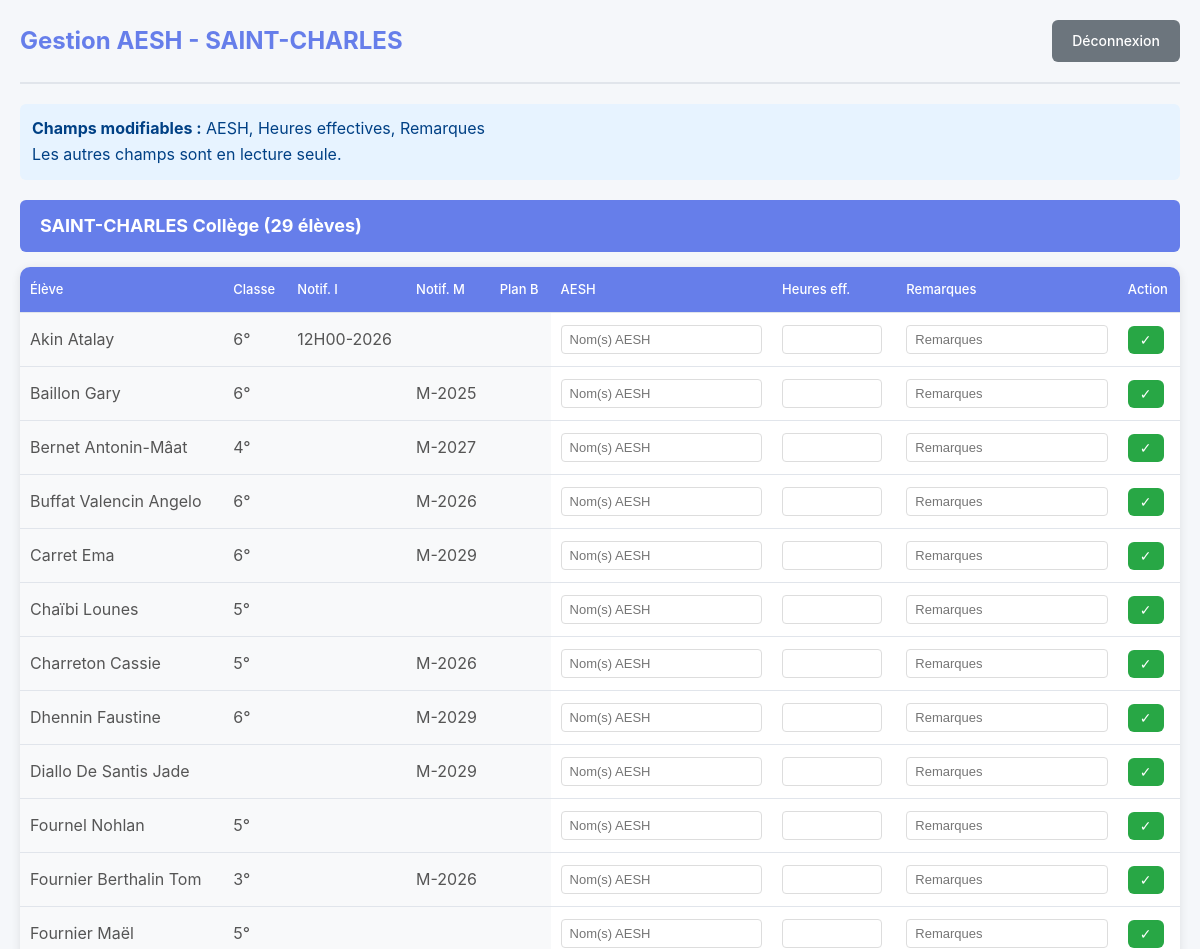
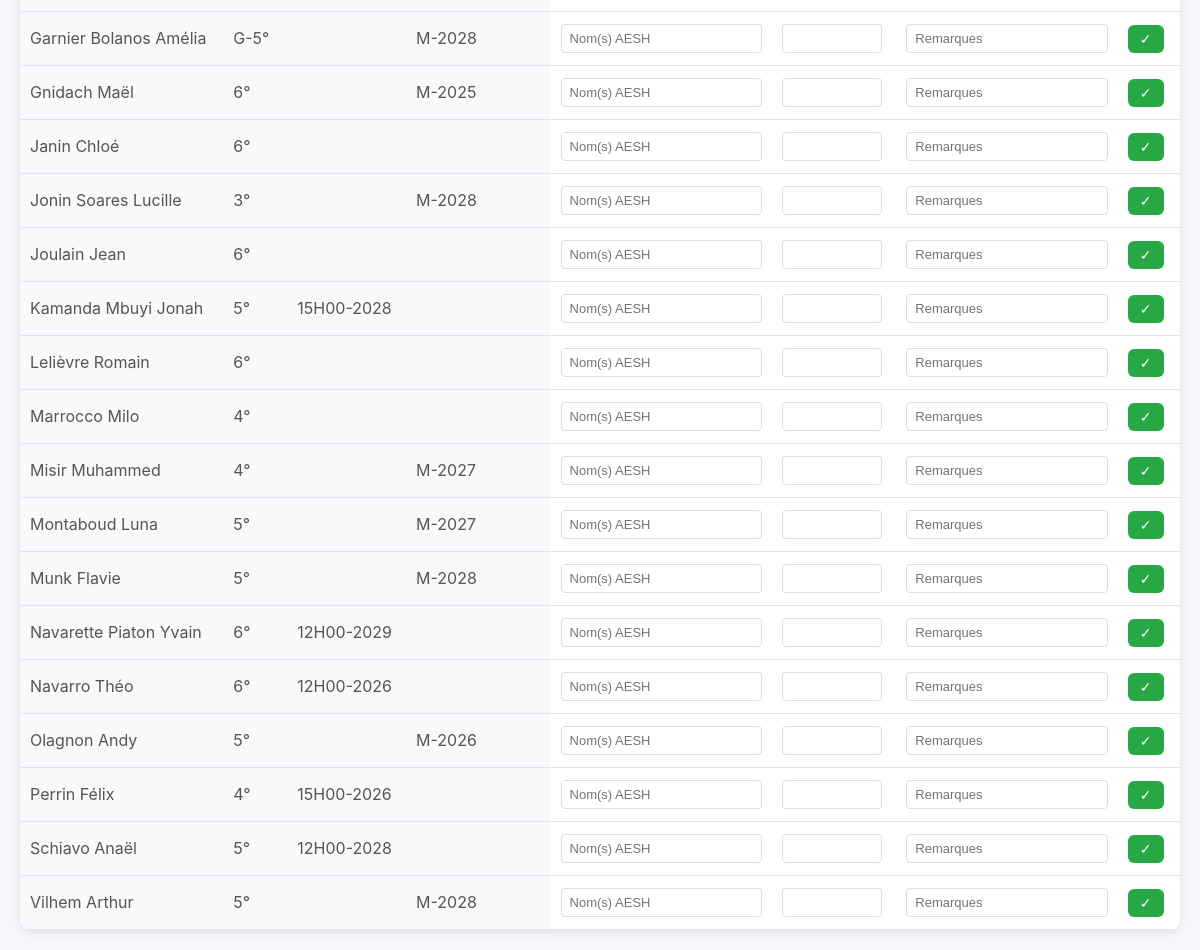
The page /etablissement.php (signed in) on the database its author committed (2 pictures, top to bottom).
### tables this page shows
CREATE TABLE eleves (
    id INT AUTO_INCREMENT PRIMARY KEY,
    nom_prenom VARCHAR(200) NOT NULL,
    etablissement_id INT NOT NULL,
    classe VARCHAR(100),
    notif_i VARCHAR(50),
    notif_m VARCHAR(50),
    plan_b TINYINT DEFAULT 0,
    aesh VARCHAR(200) DEFAULT '',
    heures_effectives DECIMAL(5,2) DEFAULT NULL,
    remarques TEXT,
    updated_at TIMESTAMP DEFAULT CURRENT_TIMESTAMP ON UPDATE CURRENT_TIMESTAMP,
    FOREIGN KEY (etablissement_id) REFERENCES etablissements(id)
);

### etablissement.php (the view, shortened to what this page needs)
<?php
$pdo = getDB();
$etablissements = $_SESSION['etablissements'];
$etab_ids = array_column($etablissements, 'id');
$placeholders = implode(',', array_fill(0, count($etab_ids), '?'));
$stmt = $pdo->prepare("
    SELECT e.*, et.nom as etablissement_nom
    FROM eleves e
    JOIN etablissements et ON e.etablissement_id = et.id
    WHERE e.etablissement_id IN ($placeholders)
    ORDER BY et.nom, e.nom_prenom
");
$stmt->execute($etab_ids);
$eleves = $stmt->fetchAll();
$eleves_par_etab = [];
foreach ($eleves as $eleve) {
    $eleves_par_etab[$eleve['etablissement_nom']][] = $eleve;
}
?>
<!DOCTYPE html>
<html lang="fr">
<head>
    <link rel="stylesheet" href="style.css">
</head>
<body>
    <div class="container">
        <header>
            <h1>Gestion AESH - <?= htmlspecialchars($_SESSION['user_name']) ?></h1>
            <a href="logout.php" class="btn btn-logout">Déconnexion</a>
        </header>
        <p class="info">
            <strong>Champs modifiables :</strong> AESH, Heures effectives, Remarques<br>
            Les autres champs sont en lecture seule.
        </p>
        <?php foreach ($eleves_par_etab as $etab_nom => $eleves_etab): ?>
            <h2 class="etab-title"><?= htmlspecialchars($etab_nom) ?> (<?= count($eleves_etab) ?> élèves)</h2>
            <div class="table-container">
                <table>
                    <thead>
                        <tr>
                            <th>Élève</th>
                            <th>Classe</th>
                            <th>Notif. I</th>
                            <th>Notif. M</th>
                            <th>Plan B</th>
                            <th>AESH</th>
                            <th>Heures eff.</th>
                            <th>Remarques</th>
                            <th>Action</th>
                        </tr>
                    </thead>
                    <tbody>
                        <?php foreach ($eleves_etab as $eleve): ?>
                            <tr>
                                <form method="post">
                                    <td class="readonly"><?= htmlspecialchars($eleve['nom_prenom']) ?></td>
                                    <td class="readonly"><?= htmlspecialchars($eleve['classe']) ?></td>
                                    <td class="readonly"><?= htmlspecialchars($eleve['notif_i']) ?></td>
                                    <td class="readonly"><?= htmlspecialchars($eleve['notif_m']) ?></td>
                                    <td class="readonly center"><?= $eleve['plan_b'] ? '✓' : '' ?></td>
                                    <td>
                                        <input type="text" name="aesh" value="<?= htmlspecialchars($eleve['aesh'] ?? '') ?>"
                                               class="editable" placeholder="Nom(s) AESH" maxlength="200">
                                    </td>
                                    <td>
                                        <input type="number" name="heures" value="<?= $eleve['heures_effectives'] ?? '' ?>"
                                               class="editable small" step="0.5" min="0" max="40">
                                    </td>
                                    <td>
                                        <input type="text" name="remarques" value="<?= htmlspecialchars($eleve['remarques'] ?? '') ?>"
                                               class="editable" placeholder="Remarques">
                                    </td>
                                    <td>
                                        <button type="submit" name="save" class="btn btn-save">✓</button>
                                    </td>
                                </form>
                            </tr>
                        <?php endforeach; ?>
                    </tbody>
                </table>
            </div>
        <?php endforeach; ?>
    </div>
</body>
</html>

### style.css (style rules this page uses)
* { margin: 0; padding: 0; box-sizing: border-box; }
body { font-family: -apple-system, BlinkMacSystemFont, 'Segoe UI', Roboto, Oxygen, Ubuntu, sans-serif; background: #f5f7fa; color: #333; line-height: 1.6; }
.btn { display: inline-block; padding: 10px 20px; border: none; border-radius: 6px; font-size: 14px; font-weight: 500; cursor: pointer; text-decoration: none; transition: all 0.3s; }
.btn-save { background: #28a745; color: white; padding: 6px 12px; }
.btn-logout { background: #6c757d; color: white; }
.info { background: #e7f3ff; color: #004085; padding: 12px; border-radius: 6px; margin-bottom: 20px; }
.container { max-width: 1400px; margin: 0 auto; padding: 20px; }
header { display: flex; justify-content: space-between; align-items: center; margin-bottom: 20px; padding-bottom: 20px; border-bottom: 2px solid #e1e5eb; }
header h1 { color: #667eea; font-size: 24px; }
.table-container { background: white; border-radius: 10px; box-shadow: 0 2px 10px rgba(0,0,0,0.1); overflow-x: auto; }
table { width: 100%; border-collapse: collapse; }
th, td { padding: 12px 10px; text-align: left; border-bottom: 1px solid #e1e5eb; }
th { background: #667eea; color: white; font-weight: 500; font-size: 13px; white-space: nowrap; }
td.readonly { background: #f8f9fa; color: #555; }
td.center { text-align: center; }
input.editable, select.editable { width: 100%; padding: 6px 8px; border: 1px solid #ddd; border-radius: 4px; font-size: 13px; }
input.editable.small, select.editable.small { width: 100px; }
.etab-title { background: #667eea; color: white; padding: 12px 20px; border-radius: 6px; margin: 30px 0 15px 0; font-size: 18px; }
.etab-title:first-of-type { margin-top: 0; }

### rows shown on the page
eleves: nom_prenom "Akin Atalay", classe "6°", notif_i "12H00-2026"
eleves: nom_prenom "Baillon Gary", classe "6°", notif_m "M-2025"
eleves: nom_prenom "Bernet Antonin-Mâat", classe "4°", notif_m "M-2027"
eleves: nom_prenom "Buffat Valencin Angelo", classe "6°", notif_m "M-2026"
eleves: nom_prenom "Carret Ema", classe "6°", notif_m "M-2029"
eleves: nom_prenom "Chaïbi Lounes", classe "5°"
eleves: nom_prenom "Charreton Cassie", classe "5°", notif_m "M-2026"
eleves: nom_prenom "Dhennin Faustine", classe "6°", notif_m "M-2029"
eleves: nom_prenom "Diallo De Santis Jade", notif_m "M-2029"
eleves: nom_prenom "Fournel Nohlan", classe "5°"
eleves: nom_prenom "Fournier Berthalin Tom", classe "3°", notif_m "M-2026"
eleves: nom_prenom "Fournier Maël", classe "5°"
eleves: nom_prenom "Garnier Bolanos Amélia", classe "G-5°", notif_m "M-2028"
eleves: nom_prenom "Gnidach Maël", classe "6°", notif_m "M-2025"
eleves: nom_prenom "Janin Chloé", classe "6°"
eleves: nom_prenom "Jonin Soares Lucille", classe "3°", notif_m "M-2028"
eleves: nom_prenom "Joulain Jean", classe "6°"
eleves: nom_prenom "Kamanda Mbuyi Jonah", classe "5°", notif_i "15H00-2028"
eleves: nom_prenom "Lelièvre Romain", classe "6°"
eleves: nom_prenom "Marrocco Milo", classe "4°"
eleves: nom_prenom "Misir Muhammed", classe "4°", notif_m "M-2027"
eleves: nom_prenom "Montaboud Luna", classe "5°", notif_m "M-2027"
eleves: nom_prenom "Munk Flavie", classe "5°", notif_m "M-2028"
eleves: nom_prenom "Navarette Piaton Yvain", classe "6°", notif_i "12H00-2029"
eleves: nom_prenom "Navarro Théo", classe "6°", notif_i "12H00-2026"
eleves: nom_prenom "Olagnon Andy", classe "5°", notif_m "M-2026"
eleves: nom_prenom "Perrin Félix", classe "4°", notif_i "15H00-2026"
eleves: nom_prenom "Schiavo Anaël", classe "5°", notif_i "12H00-2028"
eleves: nom_prenom "Vilhem Arthur", classe "5°", notif_m "M-2028"

### other values the page prints
$_SESSION['user_name'] "SAINT-CHARLES"
$etab_nom "SAINT-CHARLES Collège"
count($eleves_etab) "29"
